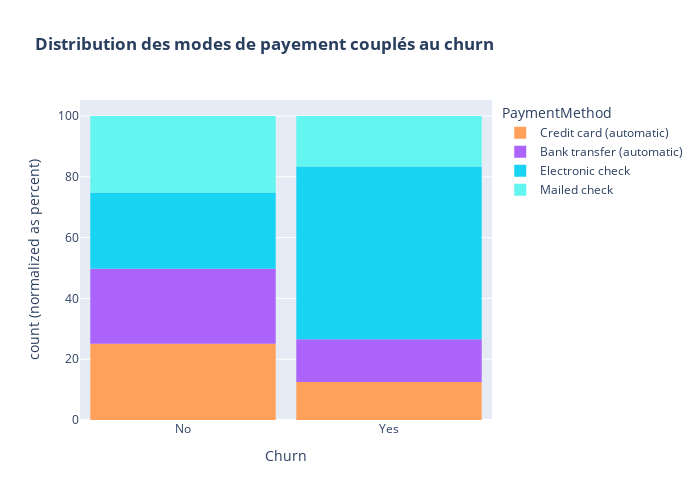

The cell this chart's notebook holds for it:
### Code cell
# Distribution des modes de payement couplés au churn

color_map = {"Credit card (automatic)	": "#FF97FF",
             "Bank transfer (automatic)": "#AB63FA",
             "Electronic check	":"#00ffaf",
             "Mailed check":"#63F5EF"}
fig = px.histogram(df, x="Churn", color="PaymentMethod",barnorm ='percent', title="<b>Distribution des modes de payement couplés au churn</b>",color_discrete_map=color_map)
fig.update_layout(width=700, height=500, bargap=0.1)
fig.show()

# En normalisant les données en pourcentage, on s'aperçoit que la méthode de payement électronique est celle qui est la plus suceptible de générer le churn.

### Figure 1 — Plotly figure (JSON) as saved in the notebook; plotly's stock layout.template omitted (floating-point values rounded to 4 significant figures; data arrays with more than 128 entries replaced by an {"elided": "..."} marker saying what was removed)
{"data": [{"alignmentgroup": "True", "bingroup": "x", "hovertemplate": "PaymentMethod=Credit card (automatic)<br>Churn=%{x}<br>count (normalized as percent)=%{y}<extra></extra>", "legendgroup": "Credit card (automatic)", "marker": {"color": "#FFA15A", "pattern": {"shape": ""}}, "name": "Credit card (automatic)", "offsetgroup": "Credit card (automatic)", "orientation": "v", "showlegend": true, "type": "histogram", "x": {"elided": "1303 str values"}, "xaxis": "x", "yaxis": "y"}, {"alignmentgroup": "True", "bingroup": "x", "hovertemplate": "PaymentMethod=Bank transfer (automatic)<br>Churn=%{x}<br>count (normalized as percent)=%{y}<extra></extra>", "legendgroup": "Bank transfer (automatic)", "marker": {"color": "#AB63FA", "pattern": {"shape": ""}}, "name": "Bank transfer (automatic)", "offsetgroup": "Bank transfer (automatic)", "orientation": "v", "showlegend": true, "type": "histogram", "x": {"elided": "1308 str values"}, "xaxis": "x", "yaxis": "y"}, {"alignmentgroup": "True", "bingroup": "x", "hovertemplate": "PaymentMethod=Electronic check<br>Churn=%{x}<br>count (normalized as percent)=%{y}<extra></extra>", "legendgroup": "Electronic check", "marker": {"color": "#19d3f3", "pattern": {"shape": ""}}, "name": "Electronic check", "offsetgroup": "Electronic check", "orientation": "v", "showlegend": true, "type": "histogram", "x": {"elided": "2006 str values"}, "xaxis": "x", "yaxis": "y"}, {"alignmentgroup": "True", "bingroup": "x", "hovertemplate": "PaymentMethod=Mailed check<br>Churn=%{x}<br>count (normalized as percent)=%{y}<extra></extra>", "legendgroup": "Mailed check", "marker": {"color": "#63F5EF", "pattern": {"shape": ""}}, "name": "Mailed check", "offsetgroup": "Mailed check", "orientation": "v", "showlegend": true, "type": "histogram", "x": {"elided": "1369 str values"}, "xaxis": "x", "yaxis": "y"}], "layout": {"bargap": 0.1, "barmode": "relative", "barnorm": "percent", "height": 500, "legend": {"title": {"text": "PaymentMethod"}, "tracegroupgap": 0}, "title": {"text": "<b>Distribution des modes de payement couplés au churn</b>"}, "width": 700, "xaxis": {"anchor": "y", "domain": [0, 1], "title": {"text": "Churn"}}, "yaxis": {"anchor": "x", "domain": [0, 1], "title": {"text": "count (normalized as percent)"}}}}
